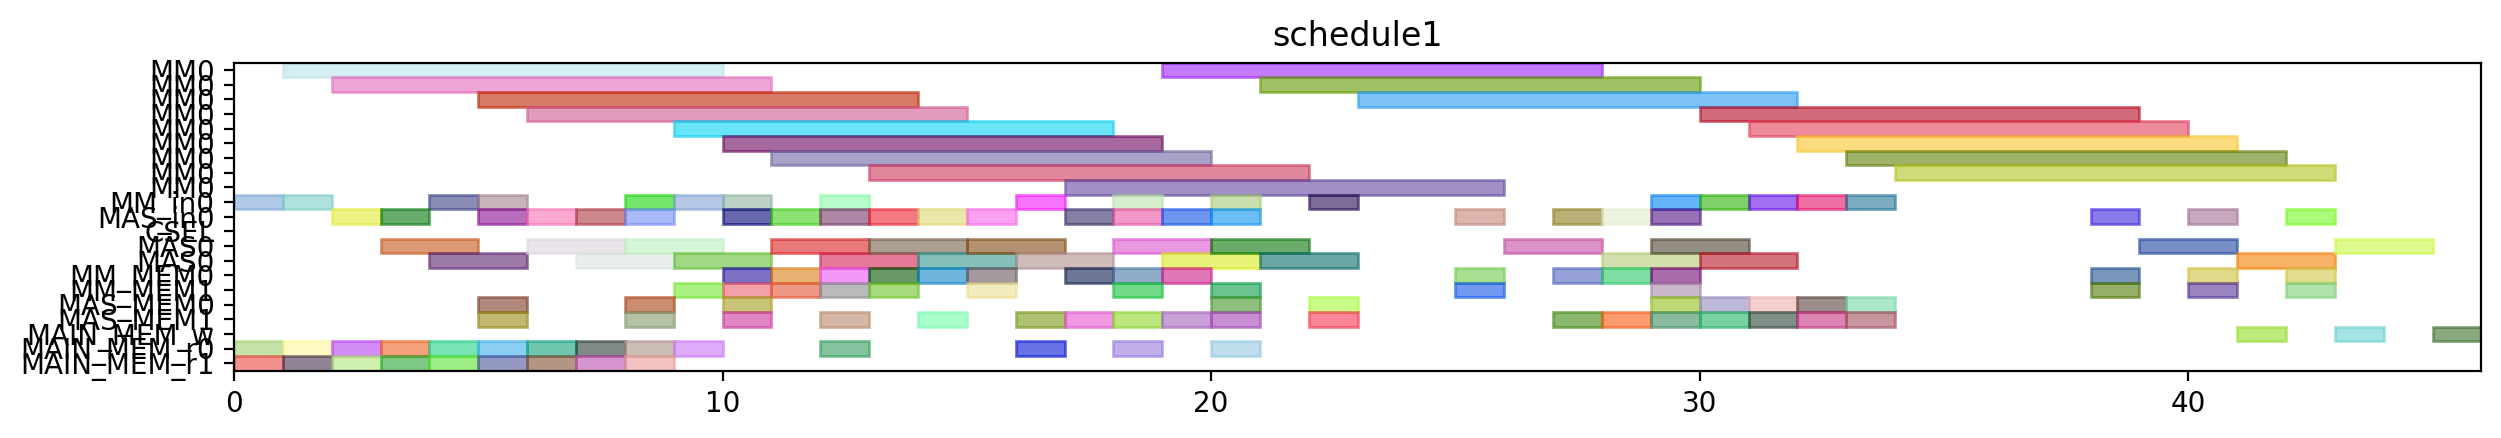

Write Python code to recreate this figure.
from pyschedule import Scenario, solvers, plotters, alt


def solve():
	horizon = 152
	S = Scenario("schedule1", horizon=horizon)

	# resource
	MM = S.Resources('MM', num=1, size=9)
	MM_in = S.Resources('MM_in', num=1)
	MAS_in = S.Resources('MAS_in', num=1)
	CSEL = S.Resource('CSEL')
	MAS = S.Resources('MAS', num=1, size=2, periods=range(1, horizon))
	MM_MEM = S.Resources('MM_MEM', num=2)
	MAS_MEM = S.Resources('MAS_MEM', num=2)
	MAIN_MEM_w = S.Resource('MAIN_MEM_w', size=1)
	MAIN_MEM_r = S.Resources('MAIN_MEM_r', num=2)

	# result of previous scheduling
	t2_in = S.Task('t2_in', length=1, delay_cost=1)
	S += t2_in >= 0
	t2_in += MM_in[0]

	t2_mem0 = S.Task('t2_mem0', length=1, delay_cost=1)
	S += t2_mem0 >= 0
	t2_mem0 += MAIN_MEM_r[0]

	t2_mem1 = S.Task('t2_mem1', length=1, delay_cost=1)
	S += t2_mem1 >= 0
	t2_mem1 += MAIN_MEM_r[1]

	t0_in = S.Task('t0_in', length=1, delay_cost=1)
	S += t0_in >= 1
	t0_in += MM_in[0]

	t0_mem0 = S.Task('t0_mem0', length=1, delay_cost=1)
	S += t0_mem0 >= 1
	t0_mem0 += MAIN_MEM_r[0]

	t0_mem1 = S.Task('t0_mem1', length=1, delay_cost=1)
	S += t0_mem1 >= 1
	t0_mem1 += MAIN_MEM_r[1]

	t2 = S.Task('t2', length=9, delay_cost=1)
	S += t2 >= 1
	t2 += MM[0]

	t0 = S.Task('t0', length=9, delay_cost=1)
	S += t0 >= 2
	t0 += MM[0]

	t8_in = S.Task('t8_in', length=1, delay_cost=1)
	S += t8_in >= 2
	t8_in += MAS_in[0]

	t8_mem0 = S.Task('t8_mem0', length=1, delay_cost=1)
	S += t8_mem0 >= 2
	t8_mem0 += MAIN_MEM_r[0]

	t8_mem1 = S.Task('t8_mem1', length=1, delay_cost=1)
	S += t8_mem1 >= 2
	t8_mem1 += MAIN_MEM_r[1]

	t8 = S.Task('t8', length=2, delay_cost=1)
	S += t8 >= 3
	t8 += MAS[0]

	t9_in = S.Task('t9_in', length=1, delay_cost=1)
	S += t9_in >= 3
	t9_in += MAS_in[0]

	t9_mem0 = S.Task('t9_mem0', length=1, delay_cost=1)
	S += t9_mem0 >= 3
	t9_mem0 += MAIN_MEM_r[0]

	t9_mem1 = S.Task('t9_mem1', length=1, delay_cost=1)
	S += t9_mem1 >= 3
	t9_mem1 += MAIN_MEM_r[1]

	t1_in = S.Task('t1_in', length=1, delay_cost=1)
	S += t1_in >= 4
	t1_in += MM_in[0]

	t1_mem0 = S.Task('t1_mem0', length=1, delay_cost=1)
	S += t1_mem0 >= 4
	t1_mem0 += MAIN_MEM_r[0]

	t1_mem1 = S.Task('t1_mem1', length=1, delay_cost=1)
	S += t1_mem1 >= 4
	t1_mem1 += MAIN_MEM_r[1]

	t9 = S.Task('t9', length=2, delay_cost=1)
	S += t9 >= 4
	t9 += MAS[0]

	t1 = S.Task('t1', length=9, delay_cost=1)
	S += t1 >= 5
	t1 += MM[0]

	t10_in = S.Task('t10_in', length=1, delay_cost=1)
	S += t10_in >= 5
	t10_in += MM_in[0]

	t10_mem0 = S.Task('t10_mem0', length=1, delay_cost=1)
	S += t10_mem0 >= 5
	t10_mem0 += MAS_MEM[0]

	t10_mem1 = S.Task('t10_mem1', length=1, delay_cost=1)
	S += t10_mem1 >= 5
	t10_mem1 += MAS_MEM[1]

	t14_in = S.Task('t14_in', length=1, delay_cost=1)
	S += t14_in >= 5
	t14_in += MAS_in[0]

	t14_mem0 = S.Task('t14_mem0', length=1, delay_cost=1)
	S += t14_mem0 >= 5
	t14_mem0 += MAIN_MEM_r[0]

	t14_mem1 = S.Task('t14_mem1', length=1, delay_cost=1)
	S += t14_mem1 >= 5
	t14_mem1 += MAIN_MEM_r[1]

	t10 = S.Task('t10', length=9, delay_cost=1)
	S += t10 >= 6
	t10 += MM[0]

	t13_in = S.Task('t13_in', length=1, delay_cost=1)
	S += t13_in >= 6
	t13_in += MAS_in[0]

	t13_mem0 = S.Task('t13_mem0', length=1, delay_cost=1)
	S += t13_mem0 >= 6
	t13_mem0 += MAIN_MEM_r[0]

	t13_mem1 = S.Task('t13_mem1', length=1, delay_cost=1)
	S += t13_mem1 >= 6
	t13_mem1 += MAIN_MEM_r[1]

	t14 = S.Task('t14', length=2, delay_cost=1)
	S += t14 >= 6
	t14 += MAS[0]

	t13 = S.Task('t13', length=2, delay_cost=1)
	S += t13 >= 7
	t13 += MAS[0]

	t4_in = S.Task('t4_in', length=1, delay_cost=1)
	S += t4_in >= 7
	t4_in += MAS_in[0]

	t4_mem0 = S.Task('t4_mem0', length=1, delay_cost=1)
	S += t4_mem0 >= 7
	t4_mem0 += MAIN_MEM_r[0]

	t4_mem1 = S.Task('t4_mem1', length=1, delay_cost=1)
	S += t4_mem1 >= 7
	t4_mem1 += MAIN_MEM_r[1]

	t15_in = S.Task('t15_in', length=1, delay_cost=1)
	S += t15_in >= 8
	t15_in += MM_in[0]

	t15_mem0 = S.Task('t15_mem0', length=1, delay_cost=1)
	S += t15_mem0 >= 8
	t15_mem0 += MAS_MEM[0]

	t15_mem1 = S.Task('t15_mem1', length=1, delay_cost=1)
	S += t15_mem1 >= 8
	t15_mem1 += MAS_MEM[1]

	t3_in = S.Task('t3_in', length=1, delay_cost=1)
	S += t3_in >= 8
	t3_in += MAS_in[0]

	t3_mem0 = S.Task('t3_mem0', length=1, delay_cost=1)
	S += t3_mem0 >= 8
	t3_mem0 += MAIN_MEM_r[0]

	t3_mem1 = S.Task('t3_mem1', length=1, delay_cost=1)
	S += t3_mem1 >= 8
	t3_mem1 += MAIN_MEM_r[1]

	t4 = S.Task('t4', length=2, delay_cost=1)
	S += t4 >= 8
	t4 += MAS[0]

	t15 = S.Task('t15', length=9, delay_cost=1)
	S += t15 >= 9
	t15 += MM[0]

	t26_in = S.Task('t26_in', length=1, delay_cost=1)
	S += t26_in >= 9
	t26_in += MM_in[0]

	t26_mem0 = S.Task('t26_mem0', length=1, delay_cost=1)
	S += t26_mem0 >= 9
	t26_mem0 += MAIN_MEM_r[0]

	t26_mem1 = S.Task('t26_mem1', length=1, delay_cost=1)
	S += t26_mem1 >= 9
	t26_mem1 += MM_MEM[1]

	t3 = S.Task('t3', length=2, delay_cost=1)
	S += t3 >= 9
	t3 += MAS[0]

	t24_in = S.Task('t24_in', length=1, delay_cost=1)
	S += t24_in >= 10
	t24_in += MAS_in[0]

	t24_mem0 = S.Task('t24_mem0', length=1, delay_cost=1)
	S += t24_mem0 >= 10
	t24_mem0 += MM_MEM[0]

	t24_mem1 = S.Task('t24_mem1', length=1, delay_cost=1)
	S += t24_mem1 >= 10
	t24_mem1 += MM_MEM[1]

	t26 = S.Task('t26', length=9, delay_cost=1)
	S += t26 >= 10
	t26 += MM[0]

	t5_in = S.Task('t5_in', length=1, delay_cost=1)
	S += t5_in >= 10
	t5_in += MM_in[0]

	t5_mem0 = S.Task('t5_mem0', length=1, delay_cost=1)
	S += t5_mem0 >= 10
	t5_mem0 += MAS_MEM[0]

	t5_mem1 = S.Task('t5_mem1', length=1, delay_cost=1)
	S += t5_mem1 >= 10
	t5_mem1 += MAS_MEM[1]

	t11_in = S.Task('t11_in', length=1, delay_cost=1)
	S += t11_in >= 11
	t11_in += MAS_in[0]

	t11_mem0 = S.Task('t11_mem0', length=1, delay_cost=1)
	S += t11_mem0 >= 11
	t11_mem0 += MM_MEM[0]

	t11_mem1 = S.Task('t11_mem1', length=1, delay_cost=1)
	S += t11_mem1 >= 11
	t11_mem1 += MM_MEM[1]

	t24 = S.Task('t24', length=2, delay_cost=1)
	S += t24 >= 11
	t24 += MAS[0]

	t5 = S.Task('t5', length=9, delay_cost=1)
	S += t5 >= 11
	t5 += MM[0]

	t11 = S.Task('t11', length=2, delay_cost=1)
	S += t11 >= 12
	t11 += MAS[0]

	t19_in = S.Task('t19_in', length=1, delay_cost=1)
	S += t19_in >= 12
	t19_in += MM_in[0]

	t19_mem0 = S.Task('t19_mem0', length=1, delay_cost=1)
	S += t19_mem0 >= 12
	t19_mem0 += MAIN_MEM_r[0]

	t19_mem1 = S.Task('t19_mem1', length=1, delay_cost=1)
	S += t19_mem1 >= 12
	t19_mem1 += MM_MEM[1]

	t25_in = S.Task('t25_in', length=1, delay_cost=1)
	S += t25_in >= 12
	t25_in += MAS_in[0]

	t25_mem0 = S.Task('t25_mem0', length=1, delay_cost=1)
	S += t25_mem0 >= 12
	t25_mem0 += MM_MEM[0]

	t25_mem1 = S.Task('t25_mem1', length=1, delay_cost=1)
	S += t25_mem1 >= 12
	t25_mem1 += MAS_MEM[1]

	t19 = S.Task('t19', length=9, delay_cost=1)
	S += t19 >= 13
	t19 += MM[0]

	t25 = S.Task('t25', length=2, delay_cost=1)
	S += t25 >= 13
	t25 += MAS[0]

	t6_in = S.Task('t6_in', length=1, delay_cost=1)
	S += t6_in >= 13
	t6_in += MAS_in[0]

	t6_mem0 = S.Task('t6_mem0', length=1, delay_cost=1)
	S += t6_mem0 >= 13
	t6_mem0 += MM_MEM[0]

	t6_mem1 = S.Task('t6_mem1', length=1, delay_cost=1)
	S += t6_mem1 >= 13
	t6_mem1 += MM_MEM[1]

	t12_in = S.Task('t12_in', length=1, delay_cost=1)
	S += t12_in >= 14
	t12_in += MAS_in[0]

	t12_mem0 = S.Task('t12_mem0', length=1, delay_cost=1)
	S += t12_mem0 >= 14
	t12_mem0 += MM_MEM[0]

	t12_mem1 = S.Task('t12_mem1', length=1, delay_cost=1)
	S += t12_mem1 >= 14
	t12_mem1 += MAS_MEM[1]

	t6 = S.Task('t6', length=2, delay_cost=1)
	S += t6 >= 14
	t6 += MAS[0]

	t12 = S.Task('t12', length=2, delay_cost=1)
	S += t12 >= 15
	t12 += MAS[0]

	t16_in = S.Task('t16_in', length=1, delay_cost=1)
	S += t16_in >= 15
	t16_in += MAS_in[0]

	t16_mem0 = S.Task('t16_mem0', length=1, delay_cost=1)
	S += t16_mem0 >= 15
	t16_mem0 += MM_MEM[0]

	t16_mem1 = S.Task('t16_mem1', length=1, delay_cost=1)
	S += t16_mem1 >= 15
	t16_mem1 += MM_MEM[1]

	t16 = S.Task('t16', length=2, delay_cost=1)
	S += t16 >= 16
	t16 += MAS[0]

	t18_in = S.Task('t18_in', length=1, delay_cost=1)
	S += t18_in >= 16
	t18_in += MM_in[0]

	t18_mem0 = S.Task('t18_mem0', length=1, delay_cost=1)
	S += t18_mem0 >= 16
	t18_mem0 += MAIN_MEM_r[0]

	t18_mem1 = S.Task('t18_mem1', length=1, delay_cost=1)
	S += t18_mem1 >= 16
	t18_mem1 += MAS_MEM[1]

	t17_in = S.Task('t17_in', length=1, delay_cost=1)
	S += t17_in >= 17
	t17_in += MAS_in[0]

	t17_mem0 = S.Task('t17_mem0', length=1, delay_cost=1)
	S += t17_mem0 >= 17
	t17_mem0 += MM_MEM[0]

	t17_mem1 = S.Task('t17_mem1', length=1, delay_cost=1)
	S += t17_mem1 >= 17
	t17_mem1 += MAS_MEM[1]

	t18 = S.Task('t18', length=9, delay_cost=1)
	S += t18 >= 17
	t18 += MM[0]

	t17 = S.Task('t17', length=2, delay_cost=1)
	S += t17 >= 18
	t17 += MAS[0]

	t27_in = S.Task('t27_in', length=1, delay_cost=1)
	S += t27_in >= 18
	t27_in += MM_in[0]

	t27_mem0 = S.Task('t27_mem0', length=1, delay_cost=1)
	S += t27_mem0 >= 18
	t27_mem0 += MAIN_MEM_r[0]

	t27_mem1 = S.Task('t27_mem1', length=1, delay_cost=1)
	S += t27_mem1 >= 18
	t27_mem1 += MAS_MEM[1]

	t29_in = S.Task('t29_in', length=1, delay_cost=1)
	S += t29_in >= 18
	t29_in += MAS_in[0]

	t29_mem0 = S.Task('t29_mem0', length=1, delay_cost=1)
	S += t29_mem0 >= 18
	t29_mem0 += MM_MEM[0]

	t29_mem1 = S.Task('t29_mem1', length=1, delay_cost=1)
	S += t29_mem1 >= 18
	t29_mem1 += MM_MEM[1]

	t27 = S.Task('t27', length=9, delay_cost=1)
	S += t27 >= 19
	t27 += MM[0]

	t29 = S.Task('t29', length=2, delay_cost=1)
	S += t29 >= 19
	t29 += MAS[0]

	t7_in = S.Task('t7_in', length=1, delay_cost=1)
	S += t7_in >= 19
	t7_in += MAS_in[0]

	t7_mem0 = S.Task('t7_mem0', length=1, delay_cost=1)
	S += t7_mem0 >= 19
	t7_mem0 += MM_MEM[0]

	t7_mem1 = S.Task('t7_mem1', length=1, delay_cost=1)
	S += t7_mem1 >= 19
	t7_mem1 += MAS_MEM[1]

	t28_in = S.Task('t28_in', length=1, delay_cost=1)
	S += t28_in >= 20
	t28_in += MAS_in[0]

	t28_mem0 = S.Task('t28_mem0', length=1, delay_cost=1)
	S += t28_mem0 >= 20
	t28_mem0 += MAS_MEM[0]

	t28_mem1 = S.Task('t28_mem1', length=1, delay_cost=1)
	S += t28_mem1 >= 20
	t28_mem1 += MM_MEM[1]

	t30_in = S.Task('t30_in', length=1, delay_cost=1)
	S += t30_in >= 20
	t30_in += MM_in[0]

	t30_mem0 = S.Task('t30_mem0', length=1, delay_cost=1)
	S += t30_mem0 >= 20
	t30_mem0 += MAIN_MEM_r[0]

	t30_mem1 = S.Task('t30_mem1', length=1, delay_cost=1)
	S += t30_mem1 >= 20
	t30_mem1 += MAS_MEM[1]

	t7 = S.Task('t7', length=2, delay_cost=1)
	S += t7 >= 20
	t7 += MAS[0]

	t28 = S.Task('t28', length=2, delay_cost=1)
	S += t28 >= 21
	t28 += MAS[0]

	t30 = S.Task('t30', length=9, delay_cost=1)
	S += t30 >= 21
	t30 += MM[0]

	t35_in = S.Task('t35_in', length=1, delay_cost=1)
	S += t35_in >= 22
	t35_in += MM_in[0]

	t35_mem0 = S.Task('t35_mem0', length=1, delay_cost=1)
	S += t35_mem0 >= 22
	t35_mem0 += MAS_MEM[0]

	t35_mem1 = S.Task('t35_mem1', length=1, delay_cost=1)
	S += t35_mem1 >= 22
	t35_mem1 += MAS_MEM[1]

	t35 = S.Task('t35', length=9, delay_cost=1)
	S += t35 >= 23
	t35 += MM[0]

	t20_in = S.Task('t20_in', length=1, delay_cost=1)
	S += t20_in >= 25
	t20_in += MAS_in[0]

	t20_mem0 = S.Task('t20_mem0', length=1, delay_cost=1)
	S += t20_mem0 >= 25
	t20_mem0 += MM_MEM[0]

	t20_mem1 = S.Task('t20_mem1', length=1, delay_cost=1)
	S += t20_mem1 >= 25
	t20_mem1 += MM_MEM[1]

	t20 = S.Task('t20', length=2, delay_cost=1)
	S += t20 >= 26
	t20 += MAS[0]

	t31_in = S.Task('t31_in', length=1, delay_cost=1)
	S += t31_in >= 29
	t31_in += MAS_in[0]

	t31_mem0 = S.Task('t31_mem0', length=1, delay_cost=1)
	S += t31_mem0 >= 29
	t31_mem0 += MM_MEM[0]

	t31_mem1 = S.Task('t31_mem1', length=1, delay_cost=1)
	S += t31_mem1 >= 29
	t31_mem1 += MM_MEM[1]

	t31 = S.Task('t31', length=2, delay_cost=1)
	S += t31 >= 30
	t31 += MAS[0]


	# new tasks
	t21 = S.Task('t21', length=2, delay_cost=1)
	t21 += alt(MAS)
	t21_in = S.Task('t21_in', length=1, delay_cost=1)
	t21_in += alt(MAS_in)
	S += t21_in*MAS_in[0]<=t21*MAS[0]

	t21_mem0 = S.Task('t21_mem0', length=1, delay_cost=1)
	t21_mem0 += MM_MEM[0]
	S += 13 < t21_mem0
	S += t21_mem0 <= t21

	t21_mem1 = S.Task('t21_mem1', length=1, delay_cost=1)
	t21_mem1 += MAS_MEM[1]
	S += 27 < t21_mem1
	S += t21_mem1 <= t21

	t22 = S.Task('t22', length=2, delay_cost=1)
	t22 += alt(MAS)
	t22_in = S.Task('t22_in', length=1, delay_cost=1)
	t22_in += alt(MAS_in)
	S += t22_in*MAS_in[0]<=t22*MAS[0]

	t22_mem0 = S.Task('t22_mem0', length=1, delay_cost=1)
	t22_mem0 += MM_MEM[0]
	S += 13 < t22_mem0
	S += t22_mem0 <= t22

	t22_mem1 = S.Task('t22_mem1', length=1, delay_cost=1)
	t22_mem1 += MAS_MEM[1]
	S += 27 < t22_mem1
	S += t22_mem1 <= t22

	t32 = S.Task('t32', length=9, delay_cost=1)
	t32 += alt(MM)
	t32_in = S.Task('t32_in', length=1, delay_cost=1)
	t32_in += alt(MM_in)
	S += t32_in*MM_in[0]<=t32*MM[0]
	t32_mem0 = S.Task('t32_mem0', length=1, delay_cost=1)
	t32_mem0 += MAS_MEM[0]
	S += 22 < t32_mem0
	S += t32_mem0 <= t32

	t32_mem1 = S.Task('t32_mem1', length=1, delay_cost=1)
	t32_mem1 += MAS_MEM[1]
	S += 31 < t32_mem1
	S += t32_mem1 <= t32

	t33 = S.Task('t33', length=9, delay_cost=1)
	t33 += alt(MM)
	t33_in = S.Task('t33_in', length=1, delay_cost=1)
	t33_in += alt(MM_in)
	S += t33_in*MM_in[0]<=t33*MM[0]
	t33_mem0 = S.Task('t33_mem0', length=1, delay_cost=1)
	t33_mem0 += MAS_MEM[0]
	S += 19 < t33_mem0
	S += t33_mem0 <= t33

	t33_mem1 = S.Task('t33_mem1', length=1, delay_cost=1)
	t33_mem1 += MAS_MEM[1]
	S += 31 < t33_mem1
	S += t33_mem1 <= t33

	t23 = S.Task('t23', length=9, delay_cost=1)
	t23 += alt(MM)
	t23_in = S.Task('t23_in', length=1, delay_cost=1)
	t23_in += alt(MM_in)
	S += t23_in*MM_in[0]<=t23*MM[0]
	t23_mem0 = S.Task('t23_mem0', length=1, delay_cost=1)
	t23_mem0 += alt(MAS_MEM)
	S += (t21*MAS[0])-1 < t23_mem0*MAS_MEM[0]
	S += t23_mem0 <= t23

	t23_mem1 = S.Task('t23_mem1', length=1, delay_cost=1)
	t23_mem1 += alt(MAS_MEM)
	S += (t22*MAS[0])-1 < t23_mem1*MAS_MEM[1]
	S += t23_mem1 <= t23

	t34 = S.Task('t34', length=9, delay_cost=1)
	t34 += alt(MM)
	t34_in = S.Task('t34_in', length=1, delay_cost=1)
	t34_in += alt(MM_in)
	S += t34_in*MM_in[0]<=t34*MM[0]
	t34_mem0 = S.Task('t34_mem0', length=1, delay_cost=1)
	t34_mem0 += MAS_MEM[0]
	S += 21 < t34_mem0
	S += t34_mem0 <= t34

	t34_mem1 = S.Task('t34_mem1', length=1, delay_cost=1)
	t34_mem1 += alt(MAS_MEM)
	S += (t21*MAS[0])-1 < t34_mem1*MAS_MEM[1]
	S += t34_mem1 <= t34

	t36 = S.Task('t36', length=9, delay_cost=1)
	t36 += alt(MM)
	t36_in = S.Task('t36_in', length=1, delay_cost=1)
	t36_in += alt(MM_in)
	S += t36_in*MM_in[0]<=t36*MM[0]
	t36_mem0 = S.Task('t36_mem0', length=1, delay_cost=1)
	t36_mem0 += MAS_MEM[0]
	S += 19 < t36_mem0
	S += t36_mem0 <= t36

	t36_mem1 = S.Task('t36_mem1', length=1, delay_cost=1)
	t36_mem1 += alt(MAS_MEM)
	S += (t22*MAS[0])-1 < t36_mem1*MAS_MEM[1]
	S += t36_mem1 <= t36

	Y_Hash0_new = S.Task('Y_Hash0_new', length=2, delay_cost=1)
	Y_Hash0_new += alt(MAS)
	Y_Hash0_new_in = S.Task('Y_Hash0_new_in', length=1, delay_cost=1)
	Y_Hash0_new_in += alt(MAS_in)
	S += Y_Hash0_new_in*MAS_in[0]<=Y_Hash0_new*MAS[0]

	S += 0<Y_Hash0_new

	Y_Hash0_new_w = S.Task('Y_Hash0_new_w', length=1, delay_cost=1)
	Y_Hash0_new_w += alt(MAIN_MEM_w)
	S += Y_Hash0_new <= Y_Hash0_new_w

	Y_Hash0_new_mem0 = S.Task('Y_Hash0_new_mem0', length=1, delay_cost=1)
	Y_Hash0_new_mem0 += alt(MM_MEM)
	S += (t23*MM[0])-1 < Y_Hash0_new_mem0*MM_MEM[0]
	S += Y_Hash0_new_mem0 <= Y_Hash0_new

	Y_Hash0_new_mem1 = S.Task('Y_Hash0_new_mem1', length=1, delay_cost=1)
	Y_Hash0_new_mem1 += alt(MM_MEM)
	S += (t32*MM[0])-1 < Y_Hash0_new_mem1*MM_MEM[1]
	S += Y_Hash0_new_mem1 <= Y_Hash0_new

	X_Hash0_new = S.Task('X_Hash0_new', length=2, delay_cost=1)
	X_Hash0_new += alt(MAS)
	X_Hash0_new_in = S.Task('X_Hash0_new_in', length=1, delay_cost=1)
	X_Hash0_new_in += alt(MAS_in)
	S += X_Hash0_new_in*MAS_in[0]<=X_Hash0_new*MAS[0]

	S += 0<X_Hash0_new

	X_Hash0_new_w = S.Task('X_Hash0_new_w', length=1, delay_cost=1)
	X_Hash0_new_w += alt(MAIN_MEM_w)
	S += X_Hash0_new <= X_Hash0_new_w

	X_Hash0_new_mem0 = S.Task('X_Hash0_new_mem0', length=1, delay_cost=1)
	X_Hash0_new_mem0 += alt(MM_MEM)
	S += (t34*MM[0])-1 < X_Hash0_new_mem0*MM_MEM[0]
	S += X_Hash0_new_mem0 <= X_Hash0_new

	X_Hash0_new_mem1 = S.Task('X_Hash0_new_mem1', length=1, delay_cost=1)
	X_Hash0_new_mem1 += alt(MM_MEM)
	S += (t33*MM[0])-1 < X_Hash0_new_mem1*MM_MEM[1]
	S += X_Hash0_new_mem1 <= X_Hash0_new

	Z_Hash0_new = S.Task('Z_Hash0_new', length=2, delay_cost=1)
	Z_Hash0_new += alt(MAS)
	Z_Hash0_new_in = S.Task('Z_Hash0_new_in', length=1, delay_cost=1)
	Z_Hash0_new_in += alt(MAS_in)
	S += Z_Hash0_new_in*MAS_in[0]<=Z_Hash0_new*MAS[0]

	S += 0<Z_Hash0_new

	Z_Hash0_new_w = S.Task('Z_Hash0_new_w', length=1, delay_cost=1)
	Z_Hash0_new_w += alt(MAIN_MEM_w)
	S += Z_Hash0_new <= Z_Hash0_new_w

	Z_Hash0_new_mem0 = S.Task('Z_Hash0_new_mem0', length=1, delay_cost=1)
	Z_Hash0_new_mem0 += alt(MM_MEM)
	S += (t36*MM[0])-1 < Z_Hash0_new_mem0*MM_MEM[0]
	S += Z_Hash0_new_mem0 <= Z_Hash0_new

	Z_Hash0_new_mem1 = S.Task('Z_Hash0_new_mem1', length=1, delay_cost=1)
	Z_Hash0_new_mem1 += MM_MEM[1]
	S += 31 < Z_Hash0_new_mem1
	S += Z_Hash0_new_mem1 <= Z_Hash0_new

	solvers.mip.solve(S,msg=1,kind='CPLEX',ratio_gap=1.01)

	solution = [['hoge']*len(S.solution()[1]) for i in range(len(S.solution()))]
	for i in range(len(S.solution())):
		for j in range(len(S.solution()[i])):
			solution[i][j]=str(S.solution()[i][j])
	print(solution)

	cycles = int(solution[-1][3])

	pic_file_name = "/mnt/rose/usr1/fukuda/ABE/multiRAM_multiMAS_16mux/scheduling_result/stage9MM1_stage2MAS1/EP_ADD_A_ANY/schedule1.png"
	if(S.solution() != []):
		plotters.matplotlib.plot(S,img_filename=pic_file_name, show_task_labels=False, fig_size=(cycles*0.25+3, 2))

	return solution
